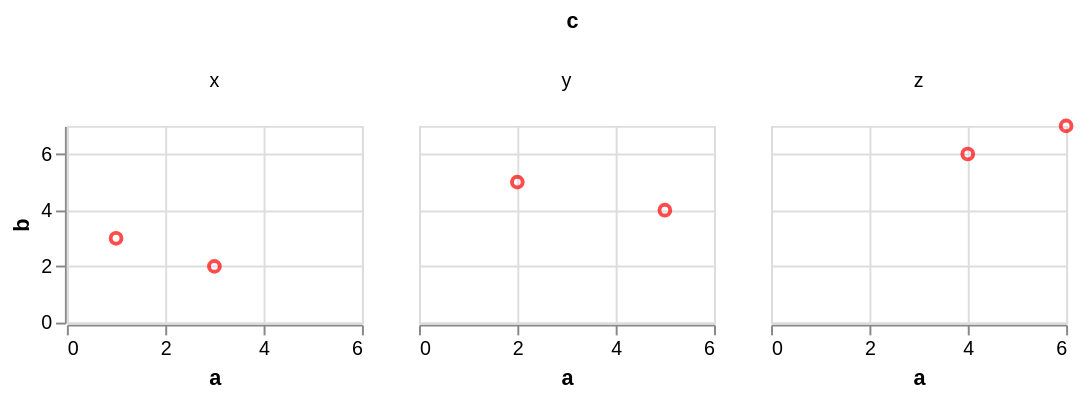

Here is the Vega-Lite specification saved for this chart:
### Vega-Lite specification from a JSON file in a GitHub repository (floating-point values rounded to 4 significant figures)
{"$schema": "https://vega.github.io/schema/vega-lite/v6.json", "data": {"values": [{"a": 1, "b": 3, "c": "x", "d": "2020-01-01"}, {"a": 2, "b": 5, "c": "y", "d": "2020-03-01"}, {"a": 3, "b": 2, "c": "x", "d": "2020-06-01"}, {"a": 4, "b": 6, "c": "z", "d": "2020-09-01"}, {"a": 5, "b": 4, "c": "y", "d": "2021-01-01"}, {"a": 6, "b": 7, "c": "z", "d": "2021-04-01"}]}, "facet": {"column": {"field": "c", "type": "nominal"}}, "spec": {"width": 150, "height": 100, "mark": "point", "encoding": {"x": {"field": "a", "type": "quantitative"}, "y": {"field": "b", "type": "quantitative"}, "color": {"condition": {"param": "pick", "value": "red"}, "value": "gray"}}, "params": [{"name": "pick", "select": "point"}]}}
